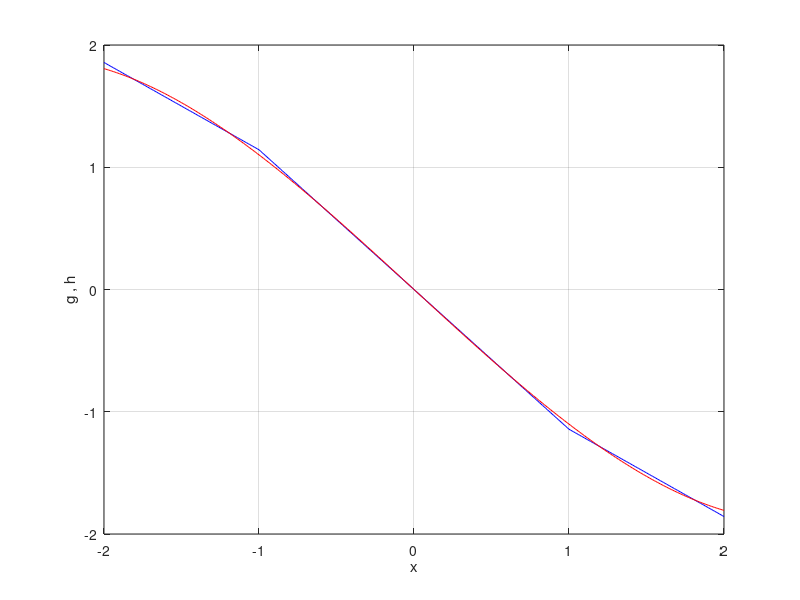

MATLAB code for this plot:
%CHUA'S DIODE
clear all; close all; clc;

a = 15.6; 
b = 28;

m = -1.143;
n = -0.714;

x = -2:0.01:2;
g = n*x+0.5*(m-n)*(abs(x+1)-abs(x-1)); 

d = 2;
a1 = -(35*(((d.^2) - 1).^2))*(m-n)/(16*d.^7);
b1 = ((45*(d.^4) - 50*(d.^2) + 21)*(m-n)/(16*d.^5)) +n;
h = a1*x.^3 + b1*x;

plot(x,g,'b')
hold on 
grid on
plot(x,h,'r')
xlabel('x') 
ylabel('g , h') 
